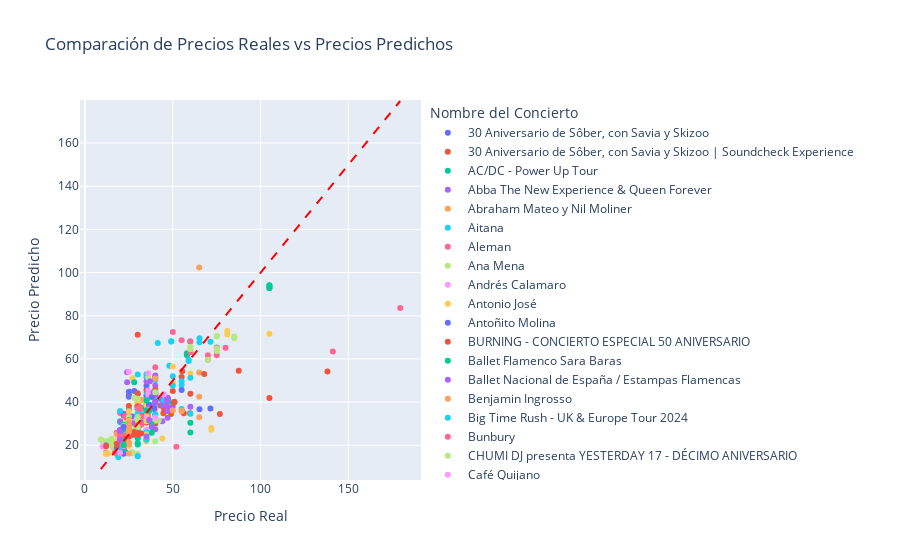

The cell this chart's notebook holds for it:
### Markdown cell above
RANDOM SEARCH - NUEVOS PARÁETROS - STANDARD SCALER

### Code cell
# Definir los parámetros para Random Search
params = {
    'mlp__hidden_layer_sizes': [(x,) for x in range(1, 300)] + [(x, x) for x in range(0, 300)],  # Incluye configuraciones de una y dos capas
    'mlp__learning_rate': ['invscaling', 'constant','adaptive'] ,
    'mlp__alpha': np.logspace(-5, 2)  # Genera 8 valores entre 10^-5 y 10^2
}

# Realizar Random Search
start_time = time.time()

randomSearch = RandomizedSearchCV(estimator=pipeline, param_distributions=params, n_iter=224, n_jobs=-1, scoring='neg_mean_squared_error', cv=ps)
randomSearch.fit(X_train, y)

results = cross_validate(randomSearch.best_estimator_, X_train, y, cv=ps, scoring=scoring, return_train_score=True)

end_time = time.time()
execution_time = end_time - start_time
print("Tiempo de ejecución:", execution_time, "segundos")

print('Mejores parámetros RandomSearch: ', randomSearch.best_params_)

resultados = crear_tabla_resultados(results)

cargar_modelo_mlflow(randomSearch.best_estimator_, 'MIN_PRICE', 'RANDOM SEARCH ESTANDARIZADO', resultados, execution_time)

# Mostrar las predicciones y los valores reales
plot_model_predictions(randomSearch.best_estimator_, X_train, y, data)
feature_importance(randomSearch.best_estimator_, X_train, y, 15)
resultados
